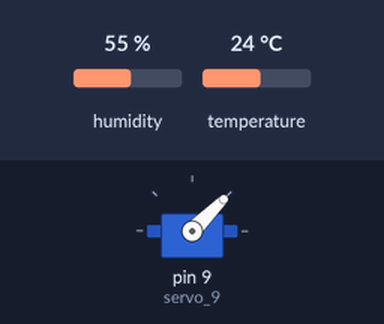
A sketch run on a simulated Arduino Uno, built with avr-gcc and run on an emulated ATmega328P. On the bench: servo. The test bench sets the inputs (shaded band); at power-on: humidity 55 %, temperature 24 °C. What the sketch prints to the serial monitor is not drawn.

Above: at 0.05 s.
At 3.0 s:
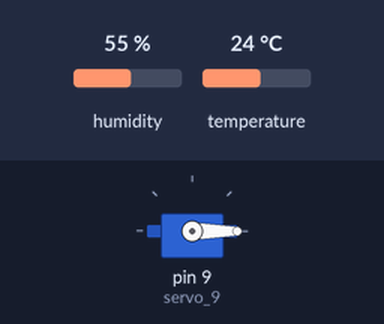
Timing chart, 0 to 7.0 s (numbered marks = the images above):
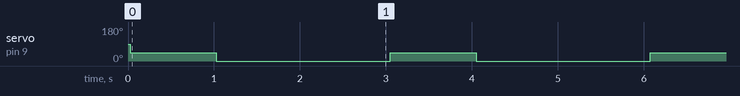

The sketch:

nhietdo_doam.ino
```cpp
// Nhiet do do am
#include <Servo.h>
#include "DHT.h" // Sử dụng thư viên DHT
#define DHT11Pin 4 // Chọn chân kết nối với DHT11 là chân số 4
#define DHTType DHT11 // Chọn loại cảm biến DHT11

DHT HT(DHT11Pin, DHTType);

Servo servo_9;


float tmprVal; // Biến để lưu giá trị độ ẩm
float tempC; // Biến để lưu giá trị nhiệt độ theo độ C
float tempF; // Biến để lưu giá trị nhiệt độ theo độ F

int pos;
void setup() {
  servo_9.attach(9, 500, 2500);
  Serial.begin(9600);
  HT.begin();
}

void loop() {

  tmprVal= HT.readHumidity();
  tempC = HT.readTemperature();
  tempF = HT.readTemperature(true);
  Serial.print(" doam:");
  Serial.print(tmprVal, 1);
  Serial.print("%, ");
  Serial.print("nhiet do :");
  Serial.print(tempC, 1);
  Serial.print("°C ~ ");
  Serial.print(tempF, 1);
  Serial.print("°F,\n");

  if(tmprVal > 85 && tempC > 25){
    pos = 180;
      servo_9.write(pos);
      delay(1000);
      pos = 0;
      servo_9.write(pos);
      delay(1000);
  }
  else{
    pos = 45;
      servo_9.write(pos);
      delay(1000);
      pos = 0;
      servo_9.write(pos);
      delay(1000);
  }
  delay(1000);
}
```

Measured:
- by itself, servo on pin 9 (servo_9): alternates 45° for 1.0 s and 0° for 2.0 s
